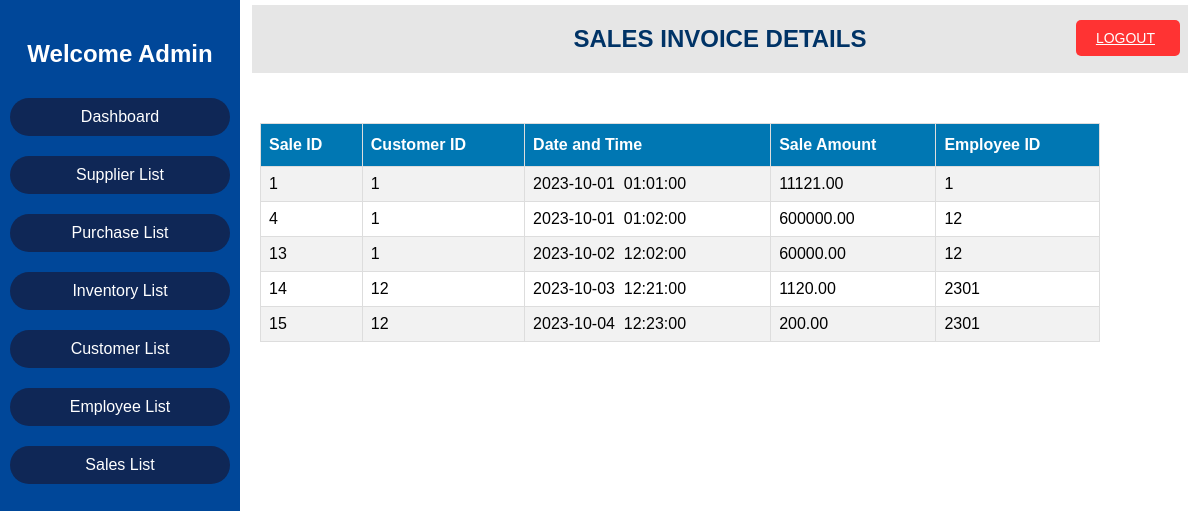
The app's page /sales-view.php with its own data.
### tables this page shows
CREATE TABLE `sales` (
  `SALE_ID` int(11) NOT NULL,
  `C_ID` decimal(6,0) NOT NULL,
  `S_DATE` date DEFAULT NULL,
  `S_TIME` time DEFAULT NULL,
  `TOTAL_AMT` decimal(8,2) DEFAULT NULL,
  `E_ID` decimal(7,0) NOT NULL
);

### sales-view.php (the view, shortened to what this page needs)
<!DOCTYPE html>
<html>
<head>
    <link rel="stylesheet" type="text/css" href="adminpanel.css">
    <link rel="stylesheet" type="text/css" href="table1.css">
</head>
<body>
<header>
    <a href="logout.php" class="logout-button">
        <span class="logout-icon">LOGOUT</span>
    </a>
    </header>
    <div class="sidebar">
        <h2>Welcome Admin</h2>
        <ul>
            <li><a href="adminpanel.php">Dashboard</a></li>
            <li><a href="supplier-view.php">Supplier List</a></li>
            <li><a href="purchase-view.php">Purchase List</a></li>
            <li><a href="inventory-view.php">Inventory List</a></li>
            <li><a href="customer-view.php">Customer List</a></li>
            <li><a href="employee-view.php">Employee List</a></li>
            <li><a href="sales-view.php">Sales List</a></li>
        </ul>
    </div>
    <center>
	<div class="head">
	<h2> SALES INVOICE DETAILS</h2>
	</div>
	</center>
	<table align="right" id="table1" style="margin-right:100px;">
		<tr>
			<th>Sale ID</th>
			<th>Customer ID</th>
			<th>Date and Time </th>
			<th>Sale Amount</th>
			<th>Employee ID</th>
		</tr>
	<?php
	include "config.php";
		$sql = "SELECT sale_id, c_id,s_date,s_time,total_amt,e_id FROM sales";
		$result = $conn->query($sql);
		if ($result->num_rows > 0) {
		while($row = $result->fetch_assoc()) {
		echo "<tr>";
			echo "<td>" . $row["sale_id"]. "</td>";
			echo "<td>" . $row["c_id"] . "</td>";
			echo "<td>" . $row["s_date"]."&nbsp;&nbsp;".$row["s_time"]."</td>";
			echo "<td>" . $row["total_amt"]. "</td>";
			echo "<td>" . $row["e_id"]. "</td>";
		echo "</tr>";
		}
	echo "</table>";
	}
	?>
</body>
</html>

### adminpanel.css (style rules this page uses)
body { background-color: rgb(255, 255, 255); background: url("img/pharm1.png") no-repeat center center; margin: 0; padding: 0; font-family: Arial, sans-serif; }
.sidebar { height: 100%; width: 20%; position: fixed; top: 0; left: 0; background-color: #004799; color: rgb(255, 255, 255); padding-top: 20px; }
.sidebar h2 { text-align: center; }
.sidebar ul { list-style-type: none; padding: 0; }
.sidebar ul li { padding: 10px; text-align: center; }
.sidebar ul li a { border: 0px solid; background-color: #0f2756; color: rgb(255, 255, 255); text-decoration: none; display: block; padding: 10px; border-radius: 25px; border-collapse: separate; }
div.head { width:78%; font-family:Arial; background-color:#e6e6e6; color:#003366; float:right; margin-top:5px; margin-right:12px; margin-left:500px; top: 0; right: 0; overflow:hidden; }
div.head { width: 78%; font-family: Arial; background-color: #e6e6e6; color: #003366; float: right; margin-top: 5px; margin-right: 12px; margin-left: 500px; top: 0; right: 0; overflow: hidden; }
div.head { width: 78%; font-family: Arial; background-color: #e6e6e6; color: #003366; float: right; margin-top: 5px; margin-right: 12px; margin-left: 500px; top: 10px; right: 0; overflow: hidden; }
.logout-button { position: absolute; top: 20px; right: 20px; background-color: #ff3333; color: #fff; border: none; padding: 10px 20px; border-radius: 5px; cursor: pointer; font-size: 14px; display: flex; align-items: center; }
.logout-button .logout-icon { margin-right: 5px; }

### table1.css (style rules this page uses)
#table1 { font-family: Arial; border-collapse: collapse; margin-top:50px; margin-right:15px; width: 70%; overflow:auto; }
#table1 td, #table1 th { border: 1px solid #ddd; padding: 8px; }
#table1 tr:nth-child(even) { background-color: #f2f2f2; }
#table1 th { padding-top: 12px; padding-bottom: 12px; text-align: left; background-color: #0077b3; color: white; }

### records on screen
sales: SALE_ID "1", C_ID "1", S_DATE "2023-10-01", S_TIME "01:01:00", TOTAL_AMT "11121.00", E_ID "1"
sales: SALE_ID "4", C_ID "1", S_DATE "2023-10-01", S_TIME "01:02:00", TOTAL_AMT "600000.00", E_ID "12"
sales: SALE_ID "13", C_ID "1", S_DATE "2023-10-02", S_TIME "12:02:00", TOTAL_AMT "60000.00", E_ID "12"
sales: SALE_ID "14", C_ID "12", S_DATE "2023-10-03", S_TIME "12:21:00", TOTAL_AMT "1120.00", E_ID "2301"
sales: SALE_ID "15", C_ID "12", S_DATE "2023-10-04", S_TIME "12:23:00", TOTAL_AMT "200.00", E_ID "2301"
